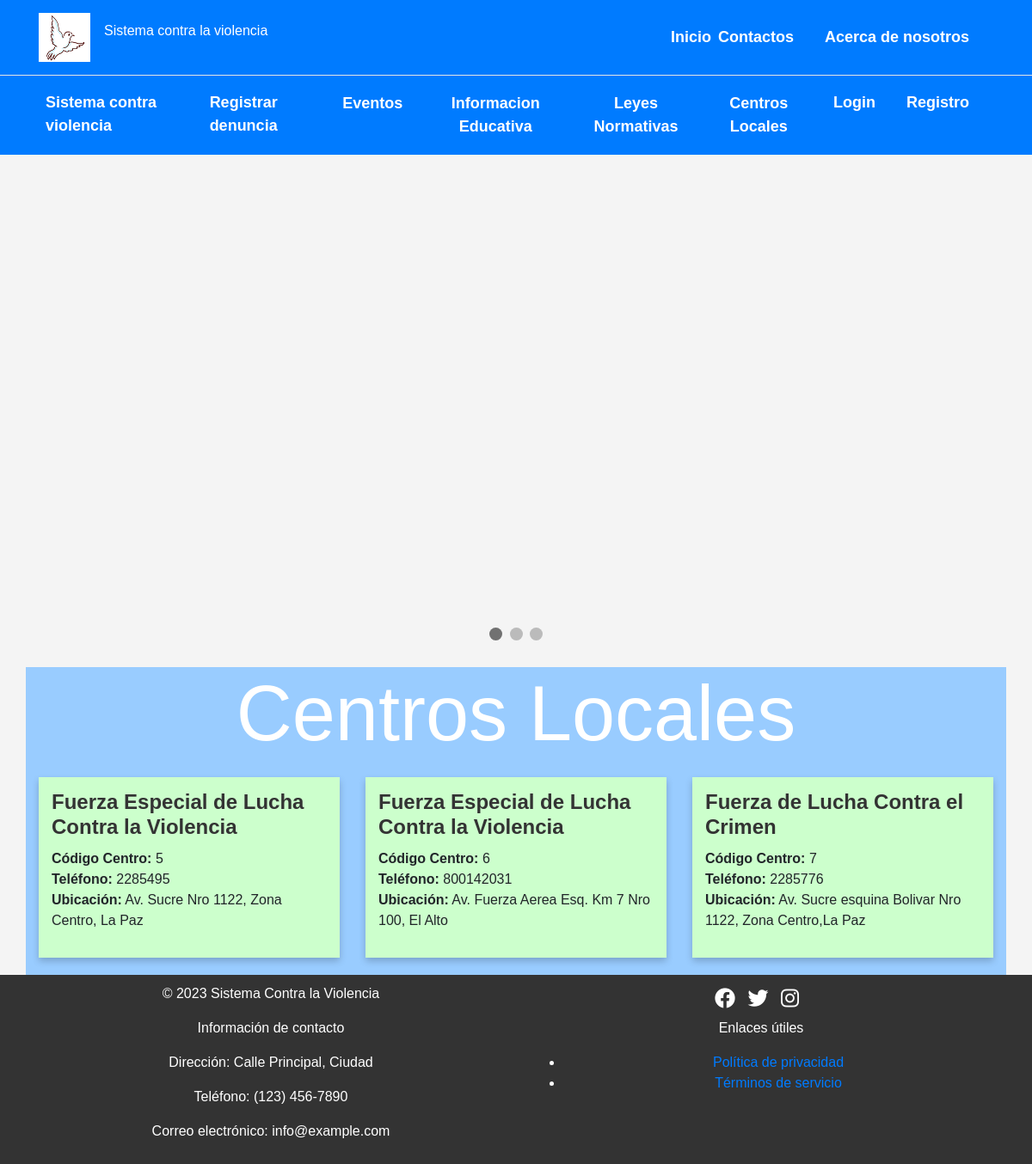
/vista/panelWebCentrosLocales.php, run on the app's committed database.
### tables this page shows
CREATE TABLE `centro_local` (
  `codCentro` int(11) NOT NULL,
  `nombre` varchar(100) DEFAULT NULL,
  `telefono` varchar(20) DEFAULT NULL,
  `ubicacion` varchar(100) DEFAULT NULL,
  `archivo` varchar(100) DEFAULT NULL,
  `ci` int(11) DEFAULT NULL
);

### modelo/CentroLocalClase.php (called while the page is built, shortened)
<?php
class CentroLocal {
    public function lista() {
        $db = new Conexion();
        $sql = $db->query("SELECT * FROM centro_local");
        return ($sql);
    }
}
?>

### vista/panelWebCentrosLocales.php (the view, shortened to what this page needs)
<?php
include("../modelo/CentroLocalClase.php");
$centro=new CentroLocal("","","","","");
$res4 = $centro->lista();
?>
<!DOCTYPE html>
<html lang="es">
<head>
    <link rel="stylesheet" href="https://maxcdn.bootstrapcdn.com/bootstrap/4.5.2/css/bootstrap.min.css">
    <link rel="stylesheet" href="https://cdnjs.cloudflare.com/ajax/libs/font-awesome/6.0.0-beta3/css/all.min.css">
    <link href="https://cdnjs.cloudflare.com/ajax/libs/fullcalendar/6.1.8/main.min.css" rel="stylesheet">
    <link rel="stylesheet" href="../controlador/estilos/style.css">
    <link rel="stylesheet" href="https://cdnjs.cloudflare.com/ajax/libs/animate.css/4.1.1/animate.min.css">
</head>
<body>
    <nav class="navbar navbar-expand-lg navbar-dark bg-primary">
        <div class="container">
            <a class="navbar-brand" href="#"><img src="logos/logo.png" alt="logo"></a>
            <p style="color:white;">Sistema contra la violencia</p>
            <ul class="navbar-nav ml-auto" style="display: flex; align-items: center;">
                <form action="" method="post" accept-charset="utf-8" style="display: inline;">
                    <button type="submit" class="nav-link text-white" name="inicio" style="background: none; border: none; padding: 0; margin: 0; cursor: pointer;">Inicio</button>
                </form>
                <li class="nav-item">
                    <a class="nav-link text-white" href="../controlador/contactosLista.php">Contactos</a>
                </li>
                <li class="nav-item">
                    <a class="nav-link text-white" href="#">Acerca de nosotros</a>
                </li>
            </ul>
        </div>
    </nav>
    <nav class="navbar navbar-expand-lg navbar-dark bg-primary">
        <div class="container">
            <div class="collapse navbar-collapse" id="navbarNav">
                <ul class="navbar-nav">
                    <li class="nav-item">
                        <a class="nav-link text-white" href="#">Sistema contra violencia</a>
                    </li>
                    <li class="nav-item">
                        <a class="nav-link text-white" href="denunciaRegistro.php">Registrar denuncia</a>
                    </li>
                    <li class="nav-item">
                        <form action="" method="post" accept-charset="utf-8" style="display: inline;">
                            <button type="submit" class="btn btn-link nav-link text-white" name="eventos">Eventos</button>
                        </form>
                    </li>
                    <li class="nav-item">
                        <form action="" method="post" accept-charset="utf-8" style="display: inline;">
                            <button type="submit" class="btn btn-link nav-link text-white" name="informacionEducativa">Informacion Educativa</button>
                        </form>
                    </li>
                    <li class="nav-item">
                        <form action="" method="post" accept-charset="utf-8" style="display: inline;">
                            <button type="submit" class="btn btn-link nav-link text-white" name="leyes">Leyes Normativas</button>
                        </form>
                    </li>
                    <li class="nav-item">
                        <form action="" method="post" accept-charset="utf-8" style="display: inline;">
                            <button type="submit" class="btn btn-link nav-link text-white" name="centrosLocales">Centros Locales</button>
                        </form>
                    </li>
                    <li class="nav-item">
                        <a class="nav-link text-white" href="login.php">Login</a>
                    </li>
                    <li class="nav-item">
                        <a class="nav-link text-white" href="usuarioRegistro.php">Registro</a>
                    </li>
                </ul>
            </div>
        </div>
    </nav>
    <div class="container mt-4" id="slider-inicial">
        <?php include("slide.php"); ?>
    </div>
    <div class="container mt-4" id="centroLocal">
        <h1 class="text-center">Centros Locales</h1>
        <div class="row">
            <?php
            while ($reg = mysqli_fetch_array($res4)) {
                ?>
                <div class="col-md-4 animate__animated animate__fadeInUp">
                    <div class="custom-card">
                        <div class="card-body">
                            <h5 class="card-title"><?php echo $reg['nombre']; ?></h5>
                            <ul class="list-unstyled">
                                <li><strong>Código Centro:</strong> <?php echo $reg['codCentro']; ?></li>
                                <li><strong>Teléfono:</strong> <?php echo $reg['telefono']; ?></li>
                                <li><strong>Ubicación:</strong> <?php echo $reg['ubicacion']; ?></li>
                            </ul>
                        </div>
                    </div>
                </div>
                <?php
            }
            ?>
        </div>
    </div>
    <footer>
        <div class="container">
            <div class="row">
                <div class="col-md-6">
                    <p>&copy; 2023 Sistema Contra la Violencia</p>
                </div>
                <div class="col-md-6">
                    <a href="#" class="social-icons"><i class="fab fa-facebook"></i></a>
                    <a href="#" class="social-icons"><i class="fab fa-twitter"></i></a>
                    <a href="#" class="social-icons"><i class="fab fa-instagram"></i></a>
                </div>
            </div>
            <div class="row">
                <div class="col-md-6">
                    <p>Información de contacto</p>
                    <p>Dirección: Calle Principal, Ciudad</p>
                    <p>Teléfono: (123) 456-7890</p>
                    <p>Correo electrónico: info@example.com</p>
                </div>
                <div class="col-md-6">
                    <p>Enlaces útiles</p>
                    <ul>
                        <li><a href="#">Política de privacidad</a></li>
                        <li><a href="#">Términos de servicio</a></li>
                    </ul>
                </div>
            </div>
        </div>
    </footer>
</body>
</html>

### controlador/estilos/style.css (style rules this page uses)
body { background-color: #f4f4f4; font-family: Arial, sans-serif; }
.navbar { background-color: #333; padding: 10px 0; }
.navbar-nav .nav-link { font-size: 18px; font-weight: bold; color: white; margin-right: 20px; transition: color 0.3s; }
.card-body { padding: 15px; }
.card-title { font-size: 24px; font-weight: bold; color: #333; margin-bottom: 10px; }
footer { background-color: #333; color: white; text-align: center; padding: 20px 0; }
.social-icons { font-size: 24px; margin-right: 10px; color: white; text-decoration: none; }

### vista/panelWebCentrosLocales.php (style rules this page uses)
footer { background-color: #333; color: white; text-align: center; padding: 10px 0; }
.animate__animated { animation-duration: 1s; }
.custom-card { background-color: #ccffcc; border: none; margin-bottom: 20px; box-shadow: 0 4px 8px 0 rgba(0, 0, 0, 0.2); transition: transform 0.2s; }
#centroLocal { background-color: #99ccff; }
#centroLocal h1 { font-size: 90px; color: #ffffff; text-align: center; margin-bottom: 20px; }

### vista/slide.php (style rules this page uses)
* { box-sizing: border-box; }
body { font-family: Verdana, sans-serif; }
img { vertical-align: middle; }

### data on the page
centro_local: nombre "Fuerza Especial de Lucha Contra la Violencia", codCentro "5", telefono "2285495", ubicacion "Av. Sucre Nro 1122, Zona Centro, La Paz"
centro_local: nombre "Fuerza Especial de Lucha Contra la Violencia", codCentro "6", telefono "800142031", ubicacion "Av. Fuerza Aerea Esq. Km 7 Nro 100, El Alto"
centro_local: nombre "Fuerza de Lucha Contra el Crimen", codCentro "7", telefono "2285776", ubicacion "Av. Sucre esquina Bolivar Nro 1122, Zona Centro,La Paz"
